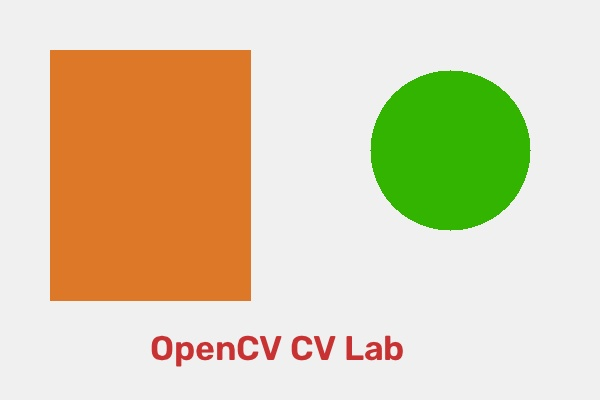
#> input picture sample.jpg, 600 x 400 px, found by its file name; its folder holds 6 pictures in this run
$ python program_10_rotate_90_clockwise.py
#> lines starting #> are read from the running program, lines starting #| are printed output that depends on the picture
"""
EXPERIMENT 10
Title: 90-degree Rotation Clockwise Along Y-Axis
Aim: To perform a 90-degree rotation clockwise along the Y-axis for the given image.
"""

import cv2
import os

def resolve_path(filename):
    """Find file in current dir, parent dir, input dir, or script dir."""
#> called with filename = 'sample.jpg'
    base_dir = os.path.dirname(__file__) if "__file__" in globals() else "."
    search_paths = [
        filename,
        os.path.join("input", filename),
        os.path.join("..", "input", filename),
        os.path.join(base_dir, "..", "input", filename),
        os.path.join(base_dir, "input", filename),
        os.path.join("..", filename),
        os.path.join(base_dir, "..", filename),
        os.path.join(base_dir, filename),
    ]
    for p in search_paths:
        if os.path.exists(p):
            return p
    return filename
def get_output_path(filename):
    """Return path inside output folder if available."""
    base_dir = os.path.dirname(__file__) if "__file__" in globals() else "."
    for d in ["output", os.path.join("..", "output"),
             os.path.join(base_dir, "..", "output")]:
        if os.path.isdir(d):
            return os.path.join(d, filename)
    return filename


image_path = resolve_path("sample.jpg")
if not os.path.exists(image_path):
    image_path = resolve_path("image.jpg")

image = cv2.imread(image_path)
#> image is the input picture: shape (400, 600, 3); mean B, G, R 175.9, 207.7, 219.7
if image is None:
    print(f"Error: Could not load image from {image_path}")
else:
    flipped_image = cv2.flip(image, 1)
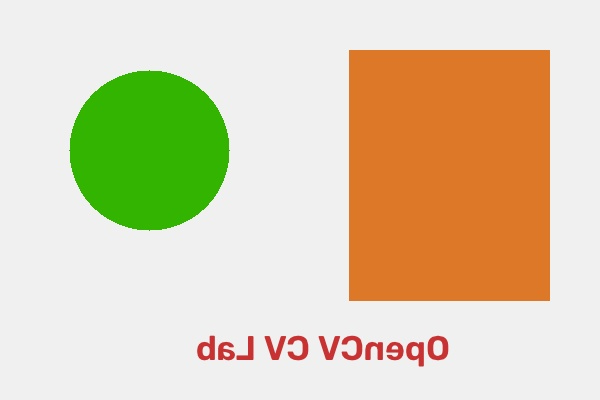
#> flipped_image: shape (400, 600, 3); mean B, G, R 175.9, 207.7, 219.7
    rotated_image = cv2.rotate(flipped_image, cv2.ROTATE_90_CLOCKWISE)
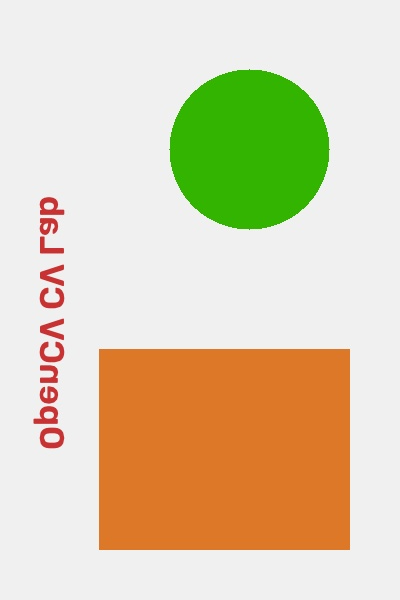
#> rotated_image: shape (600, 400, 3); mean B, G, R 175.9, 207.7, 219.7
    cv2.imshow("Original Image", image)
    cv2.imshow("Rotated 90-degree Clockwise Along Y-axis", rotated_image)
    cv2.imwrite(get_output_path("rotated_90.jpg"), rotated_image)
    cv2.waitKey(0)
    cv2.destroyAllWindows()
